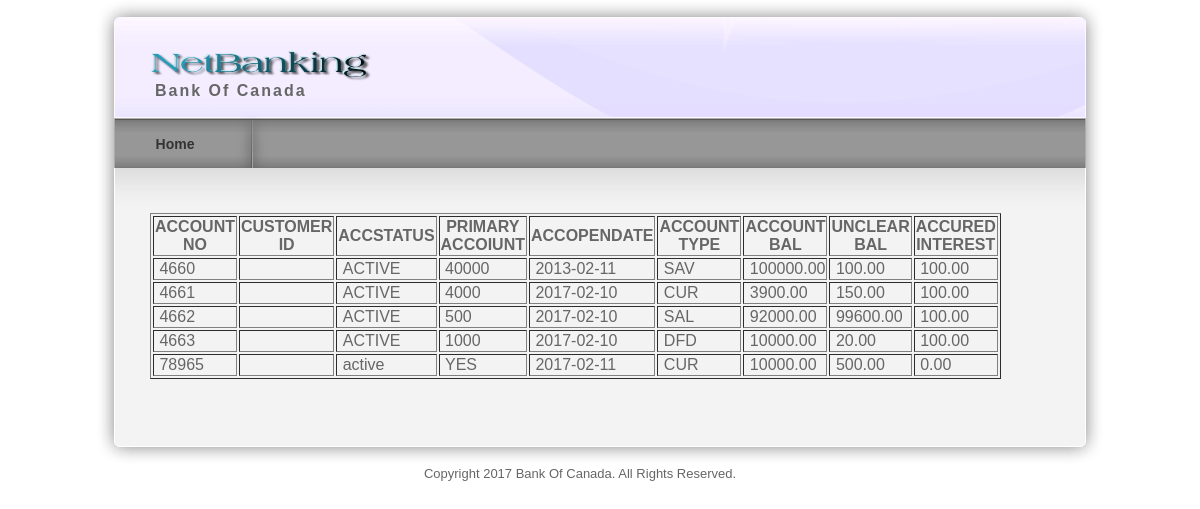
Screenshot of /viewaccount.php with the database file from the repository.
### tables this page shows
CREATE TABLE `accounts` (
  `accno` varchar(25) NOT NULL,
  `customerid` int(10) NOT NULL,
  `accstatus` varchar(25) NOT NULL,
  `primaryacc` varchar(10) NOT NULL,
  `accopendate` date NOT NULL,
  `accounttype` varchar(25) NOT NULL,
  `accountbalance` double(10,2) NOT NULL,
  `unclearbalance` double(10,2) NOT NULL,
  `accuredinterest` double(10,2) NOT NULL
);

### viewaccount.php (the view, shortened to what this page needs)
<?php
include("header.php");
$accarray = mysql_query("select * from accounts");
?>
<div id="templatemo_main"><span class="main_top"></span>
  <div id="templatemo_content">
 <table width="500" border="1">
      <tr>
        <th scope="col">ACCOUNT NO</th>
        <th scope="col">CUSTOMER ID</th>
        <th scope="col">ACCSTATUS</th>
        <th scope="col">PRIMARY ACCOIUNT</th>
        <th scope="col">ACCOPENDATE</th>
        <th scope="col">ACCOUNT TYPE</th>
        <th scope="col">ACCOUNT BAL</th>
        <th scope="col">UNCLEAR BAL</th>
        <th scope="col">ACCURED INTEREST</th>
      </tr>
      <?php
 while($account = mysql_fetch_array($accarray))
	  {
echo " <tr>
        <td>&nbsp;$account[accno]</td>
        <td>&nbsp;$account[customer_id]</td>
        <td>&nbsp;$account[accstatus]</td>
        <td>&nbsp;$account[primaryacc]</td>
        <td>&nbsp;$account[accopendate]</td>
        <td>&nbsp;$account[accounttype]</td>
        <td>&nbsp;$account[accountbalance]</td>
        <td>&nbsp;$account[unclearbalance]</td>
        <td>&nbsp;$account[accuredinterest]</td>
      </tr>";
	  }
	  ?>
    </table>
  </div>
     </div>
    <div id="templatemo_main_bottom"></div>
    <?php
	include("footer.php");
	?>

### templatemo_style.css (style rules this page uses)
body { margin: 0px; padding: 0px; color: #666; font-family: Helevetica,Arial,sans-serif; font-size: 13px; line-height:1.5em; background-color: #fff; background-repeat: repeat-x; }
#templatemo_main { position: relative; width: 900px; padding: 45px 55px; background: url(images/templatemo_content.png) repeat-y; }
#templatemo_main .main_top { position: absolute; top: 0; left: 20px; width: 970px; height: 45px; background: url(images/templatemo_content_top.png) no-repeat; }
#templatemo_main_bottom { width: 1010px; height: 40px; background: url(images/templatemo_content_bottom.png) no-repeat; }
#templatemo_content { float: left; width: 560px; }

### rows the page displays
accounts: accno "4660", accstatus "ACTIVE", primaryacc "40000", accopendate "2013-02-11", accounttype "SAV", accountbalance "100000.00", unclearbalance "100.00", accuredinterest "100.00"
accounts: accno "4661", accstatus "ACTIVE", primaryacc "4000", accopendate "2017-02-10", accounttype "CUR", accountbalance "3900.00", unclearbalance "150.00", accuredinterest "100.00"
accounts: accno "4662", accstatus "ACTIVE", primaryacc "500", accopendate "2017-02-10", accounttype "SAL", accountbalance "92000.00", unclearbalance "99600.00", accuredinterest "100.00"
accounts: accno "4663", accstatus "ACTIVE", primaryacc "1000", accopendate "2017-02-10", accounttype "DFD", accountbalance "10000.00", unclearbalance "20.00", accuredinterest "100.00"
accounts: accno "78965", accstatus "active", primaryacc "YES", accopendate "2017-02-11", accounttype "CUR", accountbalance "10000.00", unclearbalance "500.00", accuredinterest "0.00"
